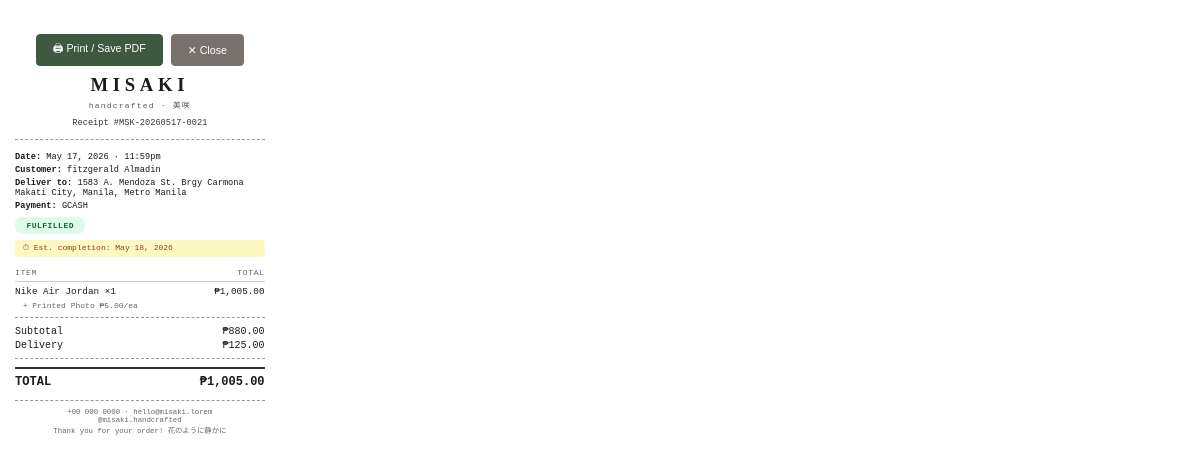
The page /receipt.php?order_id=21 (signed in) on the database its author committed.
### tables this page shows
CREATE TABLE `order` (
  `order_id` int(10) UNSIGNED NOT NULL,
  `receipt_number` varchar(30) DEFAULT NULL,
  `user_id` int(10) UNSIGNED NOT NULL,
  `delivery_name` varchar(120) DEFAULT NULL,
  `delivery_phone` varchar(20) DEFAULT NULL,
  `delivery_address` text DEFAULT NULL,
  `address_label` enum('Home','Someone Else') DEFAULT 'Home',
  `status` enum('pending','paid','fulfilled','cancelled') NOT NULL DEFAULT 'paid',
  `payment_method` enum('cash','gcash') NOT NULL DEFAULT 'cash',
  `payment_proof` varchar(255) DEFAULT NULL,
  `total` decimal(10,2) NOT NULL,
  `estimated_completion` date DEFAULT NULL,
  `ready_notified` tinyint(1) NOT NULL DEFAULT 0,
  `created_at` datetime NOT NULL DEFAULT current_timestamp()
);

CREATE TABLE `user` (
  `user_id` int(10) UNSIGNED NOT NULL,
  `email` varchar(190) NOT NULL,
  `phone` varchar(20) DEFAULT NULL,
  `password_hash` varchar(255) NOT NULL,
  `full_name` varchar(120) NOT NULL,
  `address` text DEFAULT NULL,
  `address_label` enum('Home','Someone Else') DEFAULT 'Home',
  `created_at` datetime NOT NULL DEFAULT current_timestamp()
);

CREATE TABLE `order_item` (
  `order_item_id` int(10) UNSIGNED NOT NULL,
  `order_id` int(10) UNSIGNED NOT NULL,
  `product_id` int(10) UNSIGNED NOT NULL,
  `qty` int(10) UNSIGNED NOT NULL,
  `unit_price` decimal(10,2) NOT NULL,
  `line_total` decimal(10,2) NOT NULL
);

CREATE TABLE `product` (
  `product_id` int(10) UNSIGNED NOT NULL,
  `slug` varchar(120) NOT NULL,
  `name` varchar(120) NOT NULL,
  `jp_name` varchar(60) NOT NULL DEFAULT '',
  `type_id` int(10) UNSIGNED NOT NULL,
  `color_id` int(10) UNSIGNED DEFAULT NULL COMMENT 'FK to color_collection',
  `price` decimal(10,2) NOT NULL,
  `image` varchar(255) NOT NULL,
  `badge` varchar(40) DEFAULT NULL,
  `description` text NOT NULL,
  `sales` int(10) UNSIGNED NOT NULL DEFAULT 0,
  `stock` int(10) UNSIGNED NOT NULL DEFAULT 50,
  `is_visible` tinyint(1) NOT NULL DEFAULT 1,
  `created_at` datetime NOT NULL DEFAULT current_timestamp()
);

CREATE TABLE `order_item_addon` (
  `order_item_id` int(10) UNSIGNED NOT NULL,
  `addon_id` int(10) UNSIGNED NOT NULL,
  `unit_price` decimal(10,2) NOT NULL
);

CREATE TABLE `addon` (
  `addon_id` int(10) UNSIGNED NOT NULL,
  `name` varchar(80) NOT NULL,
  `price` decimal(10,2) NOT NULL,
  `is_active` tinyint(1) NOT NULL DEFAULT 1
);

### includes/db.php (called while the page is built)
<?php
$DB_HOST = 'localhost';
$DB_NAME = 'misaki';
$DB_USER = 'root';
$DB_PASS = '';
function db(){
  static $pdo = null;
  if($pdo) return $pdo;
  global $DB_HOST,$DB_NAME,$DB_USER,$DB_PASS;
  try{
    $pdo = new PDO(
      "mysql:host=$DB_HOST;dbname=$DB_NAME;charset=utf8mb4",
      $DB_USER, $DB_PASS,
      [PDO::ATTR_ERRMODE=>PDO::ERRMODE_EXCEPTION,
       PDO::ATTR_DEFAULT_FETCH_MODE=>PDO::FETCH_ASSOC,
       PDO::ATTR_EMULATE_PREPARES=>false]
    );
  }catch(Throwable $e){
    die('<pre style="font:14px monospace;padding:24px">DB connection failed.<br>Make sure XAMPP MySQL is running and that you have imported <strong>sql/schema.sql</strong>.<br><br>'.htmlspecialchars($e->getMessage()).'</pre>');
  }
  return $pdo;
}

### includes/settings.php (called while the page is built, shortened)
<?php
require_once __DIR__.'/db.php';
function get_settings(): array {
    static $cache = null;
    if ($cache !== null) return $cache;
    try {
        $rows  = db()->query('SELECT `key`, `value` FROM site_settings')->fetchAll();
        $cache = array_column($rows, 'value', 'key');
    } catch (Throwable $e) {
        $cache = [];
    }
    return $cache;
}
function setting(string $key, string $default = ''): string {
    $s = get_settings();
    return $s[$key] ?? $default;
}

### receipt.php (the view, shortened to what this page needs)
<?php
require_once __DIR__.'/includes/db.php';
require_once __DIR__.'/includes/settings.php';
$orderId  = (int)($_GET['order_id'] ?? 0);
$st = db()->prepare('SELECT o.*, u.full_name, u.email, u.phone FROM `order` o JOIN user u ON u.user_id=o.user_id WHERE o.order_id=?');
$st->execute([$orderId]);
$o = $st->fetch();
$st = db()->prepare(
  'SELECT oi.*, p.name AS product_name, p.image
   FROM order_item oi JOIN product p ON p.product_id=oi.product_id
   WHERE oi.order_id=?'
);
$st->execute([$orderId]);
$items = $st->fetchAll();
$addonsPerItem = [];
foreach($items as $it){
  $st2 = db()->prepare(
    'SELECT a.name, oia.unit_price FROM order_item_addon oia
     JOIN addon a ON a.addon_id=oia.addon_id WHERE oia.order_item_id=?'
  );
  $st2->execute([$it['order_item_id']]);
  $addonsPerItem[$it['order_item_id']] = $st2->fetchAll();
}
$brand    = setting('brand_name', 'MISAKI');
$brandJp  = setting('brand_jp', 'handcrafted · 美咲');
$phone    = setting('contact_phone', '');
$email    = setting('contact_email', '');
$ig       = setting('contact_instagram', '');
$rn       = $o['receipt_number'] ?? 'MSK-'.date('Ymd', strtotime($o['created_at'])).'-'.str_pad($orderId,4,'0',STR_PAD_LEFT);
?><!DOCTYPE html>
<html lang="en">
<head>
</head>
<body>
<div class="print-btn">
  <button onclick="window.print()" style="background:#3d5a3e;border-color:#3d5a3e;">🖨 Print / Save PDF</button>
  <button onclick="window.close()" style="background:#78716c;border-color:#78716c;">✕ Close</button>
</div>
<div class="header">
  <div class="brand"><?= htmlspecialchars($brand) ?></div>
  <div class="sub"><?= htmlspecialchars($brandJp) ?></div>
  <div class="rn">Receipt #<?= htmlspecialchars($rn) ?></div>
</div>
<div class="meta">
  <div><strong>Date:</strong> <?= date('M j, Y · g:ia', strtotime($o['created_at'])) ?></div>
  <div><strong>Customer:</strong> <?= htmlspecialchars($o['full_name']) ?></div>
  <?php if($o['delivery_address']): ?>
  <div><strong>Deliver to:</strong> <?= htmlspecialchars($o['delivery_address']) ?></div>
  <?php endif; ?>
  <div><strong>Payment:</strong> <?= strtoupper(htmlspecialchars($o['payment_method'] ?? 'CASH')) ?></div>
  <span class="status-badge"><?= htmlspecialchars($o['status']) ?></span>
  <?php if(!empty($o['estimated_completion'])): ?>
  <div class="est">⏱ Est. completion: <?= date('M j, Y', strtotime($o['estimated_completion'])) ?></div>
  <?php endif; ?>
</div>
<div class="items-head"><span>Item</span><span>Total</span></div>
<?php foreach($items as $it): ?>
  <div class="item">
    <div class="item-name"><?= htmlspecialchars($it['product_name']) ?> ×<?= $it['qty'] ?></div>
    <div class="item-price">₱<?= number_format($it['line_total'],2) ?></div>
  </div>
  <?php foreach(($addonsPerItem[$it['order_item_id']] ?? []) as $ad): ?>
    <div class="addon">+ <?= htmlspecialchars($ad['name']) ?> ₱<?= number_format($ad['unit_price'],2) ?>/ea</div>
  <?php endforeach; ?>
<?php endforeach; ?>
<hr class="divider">
<?php
$deliveryFee = 125;
$subtotal = max(0, (float)$o['total'] - $deliveryFee);
?>
<div class="total-line">
  <span>Subtotal</span>
  <span>₱<?= number_format($subtotal,2) ?></span>
</div>
<div class="total-line">
  <span>Delivery</span>
  <span>₱<?= number_format($deliveryFee,2) ?></span>
</div>
<hr class="divider">
<div class="grand-total">
  <span>TOTAL</span>
  <span>₱<?= number_format($o['total'],2) ?></span>
</div>
<div class="footer">
  <?php if($phone): ?><?= htmlspecialchars($phone) ?><?php endif; ?>
  <?php if($email): ?> · <?= htmlspecialchars($email) ?><?php endif; ?><br>
  <?php if($ig): ?><?= htmlspecialchars($ig) ?><br><?php endif; ?>
  Thank you for your order! 花のように静かに
</div>
</body>
</html>

### receipt.php (style rules this page uses)
* { box-sizing: border-box; margin: 0; padding: 0; }
body { width: 74mm; min-height: 105mm; font-family: 'Courier New', Courier, monospace; font-size: 7.5pt; color: #1c1917; background: #fff; padding: 5mm 4mm 4mm; }
.header { text-align: center; border-bottom: 1px dashed #999; padding-bottom: 3mm; margin-bottom: 3mm; }
.brand { font-family: Georgia, serif; font-size: 14pt; letter-spacing: .25em; font-weight: bold; }
.sub { font-size: 6pt; letter-spacing: .15em; color: #555; margin-top: 1mm; }
.rn { font-size: 6.5pt; margin-top: 2mm; color: #333; }
.meta { font-size: 6.5pt; margin-bottom: 3mm; }
.meta div { margin-bottom: .8mm; }
.items-head { font-size: 6pt; letter-spacing: .08em; text-transform: uppercase; color: #666; border-bottom: 1px solid #ccc; padding-bottom: 1mm; margin-bottom: 1mm; display: flex; justify-content: space-between; }
.item { display: flex; justify-content: space-between; font-size: 7pt; margin-bottom: 1mm; gap: 2mm; }
.item-name { flex: 1; }
.item-price { text-align: right; white-space: nowrap; }
.addon { font-size: 6pt; color: #666; margin-left: 2mm; margin-bottom: .5mm; }
.divider { border: none; border-top: 1px dashed #999; margin: 2mm 0; }
.total-line { display: flex; justify-content: space-between; font-size: 7.5pt; margin-bottom: .8mm; }
.grand-total { font-size: 9pt; font-weight: bold; border-top: 2px solid #333; padding-top: 1.5mm; margin-top: 1mm; display: flex; justify-content: space-between; }
.footer { text-align: center; font-size: 5.5pt; color: #666; margin-top: 3mm; border-top: 1px dashed #999; padding-top: 2mm; }
.status-badge { display: inline-block; padding: 1mm 3mm; border-radius: 2mm; font-size: 6pt; font-weight: bold; letter-spacing: .06em; text-transform: uppercase; background: #dcfce7; color: #166534; margin-top: 1mm; }
.est { font-size: 6pt; margin-top: 1.5mm; color: #92400e; background: #fef9c3; padding: 1mm 2mm; border-radius: 1mm; }
.print-btn { display: flex; justify-content: center; gap: 8px; padding: 4mm 0 2mm; }
.print-btn button { padding: 6px 16px; border: 1px solid #3d5a3e; border-radius: 4px; background: #3d5a3e; color: white; font-size: 8pt; cursor: pointer; }

### rows shown on the page
order: receipt_number "MSK-20260517-0021", created_at "May 17, 2026 · 11:59pm", user.full_name "fitzgerald Almadin", delivery_address "1583 A. Mendoza St. Brgy Carmona Makati City, Manila, Metro Manila", payment_method "GCASH", status "FULFILLED", estimated_completion "May 18, 2026", total "880.00", total "1,005.00"
order_item: product.name "Nike Air Jordan", qty "1", line_total "1,005.00"
order_item_addon: addon.name "Printed Photo", unit_price "5.00"

### other values the page prints
$brand "MISAKI"
$brandJp "handcrafted · 美咲"
$deliveryFee "125.00"
$phone "+00 000 0000"
$email "hello@misaki.lorem"
$ig "@misaki.handcrafted"
